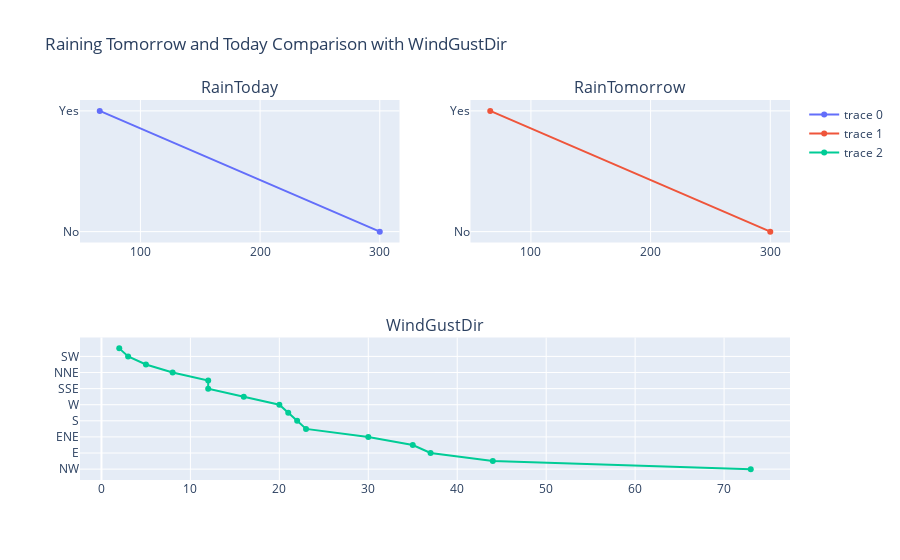

The code cell stored with this chart in its notebook:
### Markdown cell above
#### Comparison between Rain Today,Tomorrow & windgustspeed

### Code cell
fig = make_subplots(
    rows=2, cols=2,
    specs=[[{}, {}],
           [{"colspan": 2}, None]],
    subplot_titles=("RainToday","RainTomorrow", "WindGustDir"))

fig.add_trace(go.Scatter(x=Today.values, y=Today.index),
                 row=1, col=1)

fig.add_trace(go.Scatter(x=Tomorrow.values, y=Tomorrow.index),
                 row=1, col=2)

fig.add_trace(go.Scatter(x=gust.values, y=gust.index),
                 row=2, col=1)

fig.update_layout(showlegend=True, title_text="Raining Tomorrow and Today Comparison with WindGustDir")

fig.show()

### Figure 1 — Plotly figure (JSON) as saved in the notebook; plotly's stock layout.template omitted (floating-point values rounded to 4 significant figures)
{"data": [{"type": "scatter", "x": [300, 66], "xaxis": "x", "y": ["No", "Yes"], "yaxis": "y"}, {"type": "scatter", "x": [300, 66], "xaxis": "x2", "y": ["No", "Yes"], "yaxis": "y2"}, {"type": "scatter", "x": [73, 44, 37, 35, 30, 23, 22, 21, 20, 16, 12, 12, 8, 5, 3, 2], "xaxis": "x3", "y": ["NW", "NNW", "E", "WNW", "ENE", "ESE", "S", "N", "W", "NE", "SSE", "SE", "NNE", "SSW", "SW", "WSW"], "yaxis": "y3"}], "layout": {"annotations": [{"font": {"size": 16}, "showarrow": false, "text": "RainToday", "x": 0.225, "xanchor": "center", "xref": "paper", "y": 1, "yanchor": "bottom", "yref": "paper"}, {"font": {"size": 16}, "showarrow": false, "text": "RainTomorrow", "x": 0.775, "xanchor": "center", "xref": "paper", "y": 1, "yanchor": "bottom", "yref": "paper"}, {"font": {"size": 16}, "showarrow": false, "text": "WindGustDir", "x": 0.5, "xanchor": "center", "xref": "paper", "y": 0.375, "yanchor": "bottom", "yref": "paper"}], "showlegend": true, "title": {"text": "Raining Tomorrow and Today Comparison with WindGustDir"}, "xaxis": {"anchor": "y", "domain": [0, 0.45]}, "xaxis2": {"anchor": "y2", "domain": [0.55, 1]}, "xaxis3": {"anchor": "y3", "domain": [0, 1]}, "yaxis": {"anchor": "x", "domain": [0.625, 1]}, "yaxis2": {"anchor": "x2", "domain": [0.625, 1]}, "yaxis3": {"anchor": "x3", "domain": [0, 0.375]}}}
